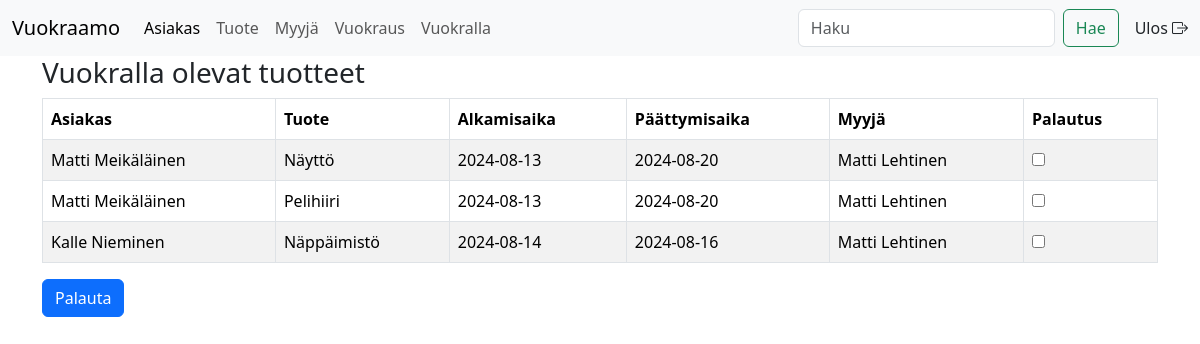
/vuokralla.php (signed in), run on the app's committed database.
### tables this page shows
CREATE TABLE `myyja` (
  `myyjaID` int NOT NULL,
  `nimi` varchar(100) NOT NULL,
  `kayttajatunnus` varchar(100) NOT NULL,
  `salasana` varchar(100) NOT NULL,
  `rooli` varchar(100) NOT NULL
);

CREATE TABLE `tuote` (
  `tuoteID` int NOT NULL,
  `nimi` varchar(100) NOT NULL,
  `kuvaus` varchar(100) NOT NULL,
  `kpl` int NOT NULL,
  `painoraja` int NOT NULL,
  `kuva` varchar(255) NOT NULL
);

CREATE TABLE `vuokrausrivi` (
  `vuokrausriviID` int NOT NULL,
  `vuokrausID` int NOT NULL,
  `tuoteID` int NOT NULL,
  `alkamisaika` date NOT NULL,
  `paattymisaika` date NOT NULL,
  `hinta` decimal(10,0) NOT NULL,
  `palautettu` int DEFAULT NULL
);

### vuokralla.php (the view)
<?php
  include_once 'inc/header.php';
  require_once 'inc/database.php';
  if(!empty($_POST)){
    $vuokrausriviID = $_POST['vuokrausriviID'];
    foreach($vuokrausriviID as $arvo){
      $sql = "UPDATE vuokrausrivi
              SET palautettu = 1
              WHERE vuokrausriviID = :vuokrausriviID";
      $stmt = $pdo->prepare($sql);
      $stmt->bindParam(':vuokrausriviID', $arvo);
      $stmt->execute();
    }
    header('Location: vuokralla.php');
    exit;
  }else{
    $sql = "SELECT CONCAT(a.etunimi, ' ', a.sukunimi) asiakas,
              v.vuokrauspvm, m.nimi myyja, t.nimi tuote, vr.alkamisaika,
              vr.paattymisaika, vr.palautettu, vr.vuokrausriviID
              FROM asiakas a, vuokraus v, myyja m,
                  vuokrausrivi vr, tuote t
                  WHERE a.asiakasID = v.asiakasID
                  AND v.myyjaID = m.myyjaID
                  AND v.vuokrausID = vr.vuokrausID
                  AND vr.tuoteID = t.tuoteID
                  AND vr.palautettu IS NULL";
    $vuokralla = $pdo->query($sql);
  }
  ?>
  <div class="container">
    <div class="row">
      <h3>Vuokralla olevat tuotteet</h3>
      <form action="" method="post">
        <table class="table table-striped table-bordered">
          <thead>
            <tr>
              <th>Asiakas</th>
              <th>Tuote</th>
              <th>Alkamisaika</th>
              <th>Päättymisaika</th>
              <th>Myyjä</th>
              <th>Palautus</th>
            </tr>
          </thead>
          <tbody>
            <?php while ($row = $vuokralla->fetch()) : ?>
              <tr>
                <td><?= $row['asiakas']; ?></td>
                <td><?= $row['tuote']; ?></td>
                <td><?= $row['alkamisaika']; ?></td>
                <td><?= $row['paattymisaika']; ?></td>
                <td><?= $row['myyja']; ?></td>
                <td><input type="checkbox" name="vuokrausriviID[]" value="<?= $row['vuokrausriviID']; ?>"></td>
              </tr>
            <?php endwhile; ?>
          </tbody>
        </table>
        <button type="submit" class="btn btn-primary">Palauta</button>
      </form>
    </div>
  </div>
  <?php
  include_once 'inc/footer.php';
  ?>

### css/carousel.css (style rules this page uses)
body { padding-bottom: 3rem; color: rgb(var(--bs-tertiary-color-rgb)); }

### data on the page
myyja: asiakas "Matti Meikäläinen", tuote.nimi "Näyttö", vuokrausrivi.alkamisaika "2024-08-13", vuokrausrivi.paattymisaika "2024-08-20", nimi "Matti Lehtinen", tuote.nimi "Pelihiiri", asiakas "Kalle Nieminen", tuote.nimi "Näppäimistö", vuokrausrivi.alkamisaika "2024-08-14", vuokrausrivi.paattymisaika "2024-08-16"
